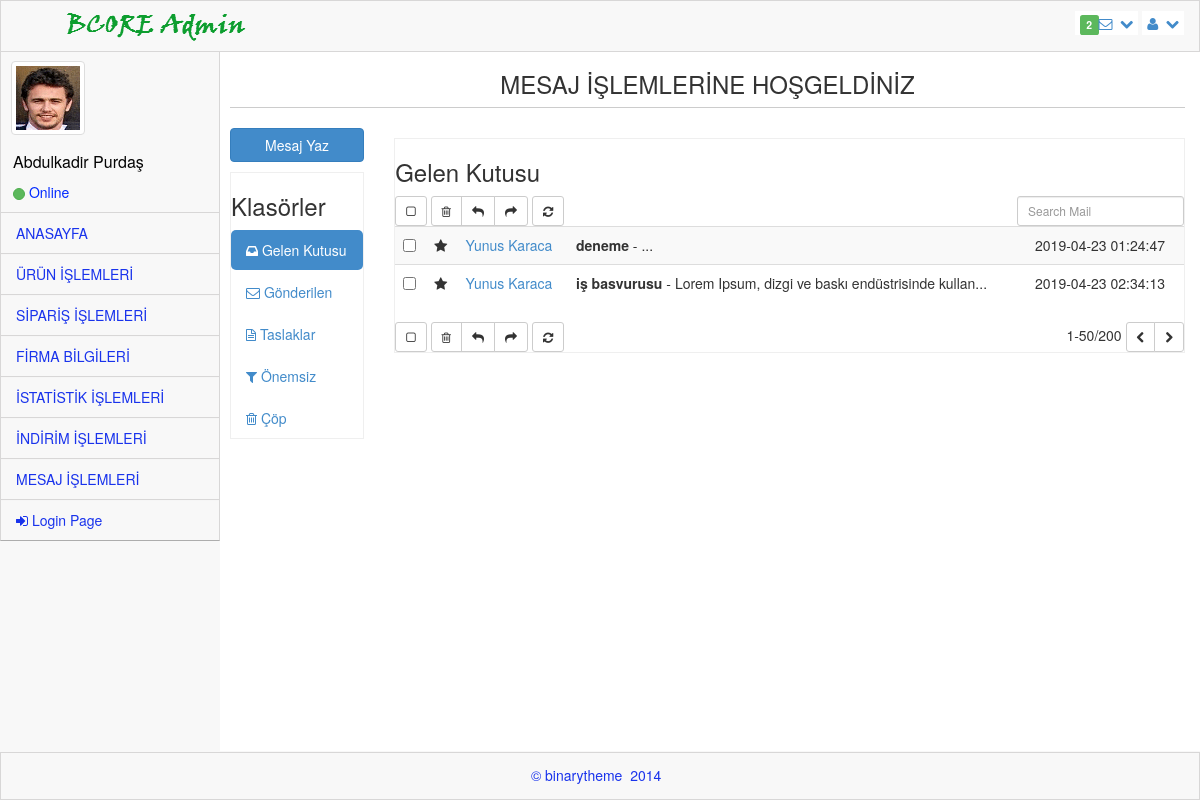
Screenshot of /admin_firma/firma_mailbox.php (signed in) with the database file from the repository.
### tables this page shows
CREATE TABLE `mesaj` (
  `mesaj_id` int(11) NOT NULL,
  `mesaj_gonderen` varchar(100) NOT NULL,
  `mesaj_alici` varchar(100) NOT NULL,
  `mesaj_konu` varchar(2000) NOT NULL,
  `mesaj_icerik` varchar(250) NOT NULL,
  `mesaj_tarih` timestamp NOT NULL DEFAULT CURRENT_TIMESTAMP ON UPDATE CURRENT_TIMESTAMP,
  `mesaj_okundu` int(11) NOT NULL DEFAULT '0'
);

### admin_firma/firma_mailbox.php (the view, shortened to what this page needs)
<?php require_once("../baglan.php"); ?>
<!DOCTYPE html>
<html>
<head>
    <link rel="stylesheet" href="assets/plugins/bootstrap/css/bootstrap.css" />
    <link rel="stylesheet" href="assets/css/main.css" />
    <link rel="stylesheet" href="assets/css/theme.css" />
    <link rel="stylesheet" href="assets/css/MoneAdmin.css" />
    <link rel="stylesheet" href="assets/plugins/Font-Awesome/css/font-awesome.css" />
    <link href="assets/css/font-awesome.min.css" rel="stylesheet" type="text/css" />
    <link href="assets/css/ionicons.min.css" rel="stylesheet" type="text/css" />
    <link href="assets/plugins/iCheck/flat/blue.css" rel="stylesheet" type="text/css" />
</head>
  <body class="padTop53 " >
    <?php
        if($_SESSION){
            $uye=$_SESSION["uye"];
            $eposta=$_SESSION["eposta"];
        }
    ?>
    <div id="wrap">
        <div id="top">
            <nav class="navbar navbar-inverse navbar-fixed-top " style="padding-top: 10px;">
                <header class="navbar-header">
                    <a href="index.php" class="navbar-brand">
                    <img src="assets/img/logo.png" alt="" /></a>
                </header>
                <ul class="nav navbar-top-links navbar-right">
                    <li class="dropdown">
                        <a class="dropdown-toggle" data-toggle="dropdown" href="#">
                            <span class="label label-success">2</span><i class="icon-envelope-alt"></i>&nbsp; <i class="icon-chevron-down"></i>
                        </a>
                                <?php
                                $veri = $db->prepare("SELECT * FROM  mesaj where mesaj_okundu='0' and mesaj_alici='$eposta'");
                                $veri ->execute();
                                ?>
                    </li>
                    <li class="dropdown">
                        <a class="dropdown-toggle" data-toggle="dropdown" href="#">
                            <i class="icon-user "></i>&nbsp; <i class="icon-chevron-down "></i>
                        </a>
                    </li>
                </ul>
            </nav>
        </div>
       <div id="left">
                <div class="media user-media well-small">
                    <a class="user-link" href="#">
                        <img class="media-object img-thumbnail user-img" alt="User Picture" src="assets/img/user.gif" />
                    </a>
                    <br />
                    <div class="media-body">
                        <h5 class="media-heading" style="font-weight: inherit; text-transform: capitalize; font-size: 16px;">
                            <?php
                            if($_SESSION){
                                echo $uye;
                            }
                            ?>
                        </h5>
                        <ul class="list-unstyled user-info">
                            <li>
                                 <a class="btn btn-success btn-xs btn-circle" style="width: 10px;height: 12px;"></a> Online
                            </li>
                        </ul>
                    </div>
                    <br />
                </div>
         <ul id="menu" class="collapse">
                <li class="panel">
                    <a href="index.php" data-parent="#menu" data-toggle="collapse" class="accordion-toggle" data-target="#blank-nav">
                        ANASAYFA
                    </a>
                </li>
                <li class="panel">
                    <a href="firma_ürün.php" data-parent="#menu" data-toggle="collapse" class="accordion-toggle" data-target="#blank-nav1">
                        ÜRÜN İŞLEMLERİ
                    </a>
                </li>
                <li class="panel">
                    <a href="firma_siparis.php" data-parent="#menu" data-toggle="collapse" class="accordion-toggle" data-target="#blank-nav3">
                        SİPARİŞ İŞLEMLERİ
                    </a>
                </li>
                <li class="panel">
                    <a href="#" data-parent="#menu" data-toggle="collapse" class="accordion-toggle" data-target="#blank-nav4">
                        FİRMA BİLGİLERİ
                    </a>
                </li>
                <li class="panel">
                    <a href="firma_istatistik.php" data-parent="#menu" data-toggle="collapse" class="accordion-toggle" data-target="#blank-nav5">
                        İSTATİSTİK İŞLEMLERİ
                    </a>
                </li>
                <li class="panel">
                    <a href="firma_indirim.php" data-parent="#menu" data-toggle="collapse" class="accordion-toggle" data-target="#blank-nav7">
                        İNDİRİM İŞLEMLERİ
                    </a>
                </li>
                <li class="panel">
                    <a href="firma_mailbox.php" data-parent="#menu" data-toggle="collapse" class="accordion-toggle" data-target="#blank-nav8">
                        MESAJ İŞLEMLERİ
                    </a>
                </li>
                <li><a href="cikis.php"><i class="icon-signin"></i> Login Page </a></li>
             </ul>
        </div>
        <div id="content">
        <div class="inner" style="min-height:700px;">
        <div class="content-wrapper">
        <section class="content-header text-center">
          <h3>MESAJ İŞLEMLERİNE HOŞGELDİNİZ</h3>
          <hr />
        </section>
        <section class="content">
          <div class="row">
            <div class="col-md-2">
              <a href="firma_compose.php" class="btn btn-primary btn-block margin-bottom">Mesaj Yaz</a>
              <div class="box box-solid">
                <div class="box-header with-border">
                  <h3 class="box-title">Klasörler</h3>
                </div>
                <div class="box-body no-padding">
                  <ul class="nav nav-pills nav-stacked">
                    <li class="active"><a href="firma_mailbox.php"><i class="fa fa-inbox"></i> Gelen Kutusu <span class="label label-primary pull-right"></span></a></li>
                    <li><a href="firma_send_mail.php"><i class="fa fa-envelope-o"></i> Gönderilen</a></li>
                    <li><a href="#"><i class="fa fa-file-text-o"></i> Taslaklar</a></li>
                    <li><a href="#"><i class="fa fa-filter"></i> Önemsiz <span class="label label-waring pull-right"></span></a></li>
                    <li><a href="#"><i class="fa fa-trash-o"></i> Çöp</a></li>
                  </ul>
                </div>
              </div>
            </div>
            <div class="col-md-10">
              <div class="box box-primary">
                <div class="box-header with-border">
                  <h3 class="box-title">Gelen Kutusu</h3>
                  <div class="box-tools pull-right">
                    <div class="has-feedback">
                      <input type="text" class="form-control input-sm" placeholder="Search Mail"/>
                    </div>
                  </div>
                </div>
                <div class="box-body no-padding">
                  <div class="mailbox-controls">
                    <button class="btn btn-default btn-sm checkbox-toggle"><i class="fa fa-square-o"></i></button>
                    <div class="btn-group">
                      <button class="btn btn-default btn-sm"><i class="fa fa-trash-o"></i></button>
                      <button class="btn btn-default btn-sm"><i class="fa fa-reply"></i></button>
                      <button class="btn btn-default btn-sm"><i class="fa fa-share"></i></button>
                    </div>
                    <button class="btn btn-default btn-sm"><i class="fa fa-refresh"></i></button>
                  </div>
                  <div class="table-responsive mailbox-messages">
                    <table class="table table-hover table-striped">
                        <tbody>
                        <?php
                            $veri = $db->prepare("SELECT * FROM mesaj where mesaj_alici='$eposta'");
                            $veri ->execute();
                                if($veri->rowCount()){
                                foreach($veri as $row){
                                    $a=$row['mesaj_id'];
                        ?>
                        <?php
                            $icerik =$row['mesaj_icerik'];
                            $uzunluk = strlen($icerik);
                            $sinir = 50;
                            if ($uzunluk > $sinir) {
                            $yazdır = substr($icerik,0,$sinir);
                            }
                        ?>
                        <tr>
                          <td><input type="checkbox" /></td>
                          <td class="mailbox-star"><i class="fa fa-star text-yellow"></i></td>
                          <td class="mailbox-name">
                            <?php echo "<a href='firma_read_mail.php?id=".$a."'>";?>
                            <?php echo $row['mesaj_gonderen']; ?></a>
                          </td>
                          <td class="mailbox-subject"><b><?php echo $row['mesaj_konu']; ?></b> - <?php echo $yazdır; ?>...</td>
                          <td class="mailbox-date"><?php echo $row['mesaj_tarih']; ?></td>
                        </tr>
                        <?php
                        }
                        }
                        ?>
                        </tbody>
                    </table>
                  </div>
                </div>
                <div class="box-footer no-padding">
                  <div class="mailbox-controls">
                    <button class="btn btn-default btn-sm checkbox-toggle"><i class="fa fa-square-o"></i></button>
                    <div class="btn-group">
                      <button class="btn btn-default btn-sm"><i class="fa fa-trash-o"></i></button>
                      <button class="btn btn-default btn-sm"><i class="fa fa-reply"></i></button>
                      <button class="btn btn-default btn-sm"><i class="fa fa-share"></i></button>
                    </div>
                    <button class="btn btn-default btn-sm"><i class="fa fa-refresh"></i></button>
                    <div class="pull-right">
                      1-50/200
                      <div class="btn-group">
                        <button class="btn btn-default btn-sm"><i class="fa fa-chevron-left"></i></button>
                        <button class="btn btn-default btn-sm"><i class="fa fa-chevron-right"></i></button>
                      </div>
                    </div>
                  </div>
                </div>
              </div>
            </div>
          </div>
        </section>
      </div>
      </div >
      </div>
      </div>
    <div id="footer">
        <p>&copy;  binarytheme &nbsp;2014 &nbsp;</p>
    </div>
  </body>
</html>

### admin_firma/assets/css/main.css (style rules this page uses)
#wrap { margin: 0 auto; }
#footer { height: 48px; background-color: #222222; }
@media (min-width: 768px) { html, body { height: 100%; } }
@media (min-width: 768px) { #wrap { height: auto !important; height: 100%; min-height: 100%; padding: 0 0 48px; margin-bottom: -48px; } }
body.padTop53 { padding-top: 75px; overflow: visible; }
@media (min-width: 802px) { body.padTop53 { padding-top: 51px; } }
#wrap:before, #top:before, .head:before, #footer:before, #wrap:after, #top:after, .head:after, #footer:after { display: table; content: " "; }
#wrap:after, #top:after, .head:after, #footer:after { clear: both; }
#wrap { background-color: #f8f8f8; }
@media (min-width: 768px) { #left { position: relative; float: left; width: 100px; } }
@media (min-width: 768px) { #content { margin-left: 100px; } }
@media (min-width: 768px) { #left { margin-bottom: -10px; } }
@media (min-width: 992px) { #left { width: 220px; } }
@media (min-width: 992px) { #content { margin-left: 220px; } }
#top .navbar { margin-bottom: 0; border:1px solid rgb(216, 215, 215); background-color:#f8f8f8; }
#top .navbar-brand { padding: 0; }
.user-media { display: none; color:#0029FF; border-right:1px solid rgb(216, 215, 215); border-left:1px solid rgb(216, 215, 215); }
@media (min-width: 768px) { .user-media { display: block; } }
@media (min-width: 768px) { .user-media .media-body { display: none; } }
@media (min-width: 768px) { .user-media .user-link { position: relative; display: block; margin-right: auto; margin-left: auto; } }
@media (min-width: 768px) { .user-media .user-link .user-img { margin: 10px auto; } }
@media (min-width: 992px) { .user-media .user-link { float: left; } }
@media (min-width: 992px) { .user-media .user-link .user-img { margin: 10px; } }
@media (min-width: 992px) { .user-media .media-body { display: block; float: left; margin-left: 12px; } }
@media (min-width: 992px) { .user-media .media-body h5.media-heading { font-size: 18px; padding-top: 8px; margin-bottom: 11px; color: #050505; font-weight: bolder; } }
#menu { position: relative; overflow: hidden; border-right:1px solid rgb(216, 215, 215); border-left:1px solid rgb(216, 215, 215); background-color:#f8f8f8; border-bottom: 1px solid rgba(0, 0, 0, 0.3); -webkit-box-shadow: 0 1px 0 rgba(255, 255, 255, 0.05); box-shadow: 0 1px 0 rgba(255, 255, 255, 0.05); }
#menu, #menu ul { padding: 0; margin: 0; list-style: none; }
@media (min-width: 768px) { #menu.collapse { display: inherit !important; } }
#menu > li { position: relative; display: block; margin: 0; border-width: 0; border-radius: 0; }
#menu > li > a { position: relative; display: block; padding: 10px 15px; color: #1933EC; border-top:1px solid rgb(216, 215, 215); }
#menu > li.panel { background-color: transparent; }
#menu li > a { text-decoration: none; }
@media (min-width: 768px) { .mini-sidebar #menu > li > a, #menu > li > a { text-align: center; } }
@media (min-width: 768px) { .mini-sidebar #menu > li > a > i, #menu > li > a > i { display: block; font-size: 20px; } }
@media (min-width: 768px) { #menu:after, .mini-sidebar #menu:after { position: absolute; top: 0; right: 0; bottom: 0; left: 0; display: block; width: 0; -webkit-box-shadow: 97px 1px 5px 2px rgba(0, 0, 0, 0.6); box-shadow: 97px 1px 5px 2px rgba(0, 0, 0, 0.6); } }
@media (min-width: 992px) { #menu > li > a { text-align: left; } }
@media (min-width: 992px) { #menu > li > a > i { display: inline; font-size: 14px; } }
@media (min-width: 992px) { #menu:after { -webkit-box-shadow: 217px 1px 5px 2px rgba(0, 0, 0, 0.6); box-shadow: 217px 1px 5px 2px rgba(0, 0, 0, 0.6); } }
#content { -webkit-transition: margin 0.4s; transition: margin 0.4s; }
.inner { position: relative; min-height: 1px; padding-right: 15px; padding-left: 10px; background: #fff; border: 0px solid #e4e4e4; min-height:1200px; }
@media (min-width: 768px) { .inner { float: left; width: 100%; } }
.inner .row { margin-right: -15px; margin-left: -15px; }
#footer { margin: 0 auto; color: #1933EC; background-color:#f8f8f8; border:1px solid rgb(216, 215, 215); }
#footer p { padding: 12px 0 0; text-align: center; }
.box { position: relative; display: block; margin: 10px auto; border: 1px solid #efefef; }
.btn-circle { width: 40px; height: 40px; padding: 8px 10px; border-radius: 500px; }
.btn-circle.btn-xs { width: 20px; height: 20px; padding: 0 5px; }
.inner hr { margin-top: 10px; border-top-color: #ccc; }

### rows the page displays
mesaj: mesaj_gonderen "Yunus Karaca", mesaj_konu "deneme", mesaj_tarih "2019-04-23 01:24:47"
mesaj: mesaj_gonderen "Yunus Karaca", mesaj_konu "iş basvurusu", mesaj_icerik "Lorem Ipsum, dizgi ve baskı endüstrisinde kullan", mesaj_tarih "2019-04-23 02:34:13"

### other values shown
$uye "Abdulkadir Purdaş"
